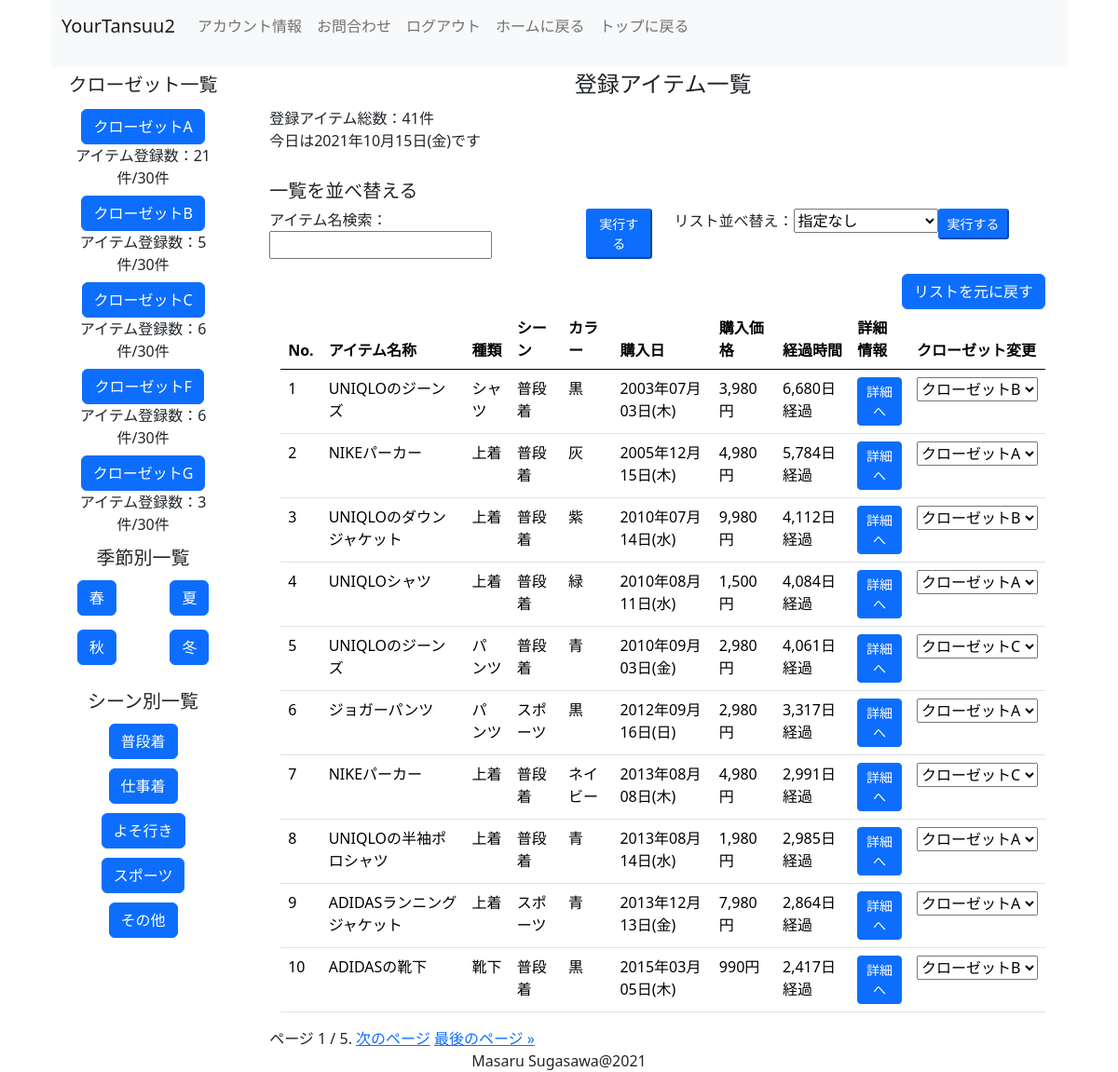
/contents/item-list/ (signed in), run on the app's committed database.
### item/models.py (models this page shows, shortened)
class Closet(models.Model):
    user = models.ForeignKey(settings.AUTH_USER_MODEL, verbose_name='ユーザー', on_delete=models.CASCADE,null=True)
    closet_name = models.CharField(verbose_name='クローゼット名', max_length=255)
    closet_memo = models.CharField(verbose_name='メモ', max_length=325)
    create_date = models.DateTimeField(verbose_name='作成日', auto_now_add=True)
    class Meta:
        ordering = ['closet_name']
    @property
    def item_count(self):
        item_count= Item.objects.filter(closet=self).count()
        return item_count

class Item(models.Model):
    user = models.ForeignKey(settings.AUTH_USER_MODEL, verbose_name='ユーザー', on_delete=models.CASCADE,null=True)
    data_id = models.AutoField(verbose_name = 'アイテムNo.', primary_key=True)
    item_type = models.CharField(verbose_name = 'アイテム種類', max_length=255, choices = ITEM_TYPE_CHOICES)
    season = models.CharField(verbose_name = '季節', max_length=10, choices = SEASON_CHOICES, default='spring')
    occasion = models.CharField(verbose_name = 'シーン', max_length=30, choices = OCCASION_CHOICES, default='daily_use')
    item_name = models.CharField(verbose_name = 'アイテム名称', max_length=300)
    item_color = models.CharField(verbose_name = 'アイテム色', max_length=20, choices = ITEM_COLOR_CHOICES, blank=True, null=True)
    item_brand = models.CharField(verbose_name = 'ブランド', max_length=150, blank=True,null=True)
    purchase_date = models.DateTimeField(verbose_name = '購入日', blank=True, null=True)
    pricing = models.IntegerField(verbose_name = '購入価格(円)', )
    purchase_place = models.CharField(verbose_name = '購入場所', max_length=255,blank=True,null=True)
    item_image = models.ImageField(verbose_name = 'アイテム画像', upload_to='images/closet', blank = True, null=True)
    memo = models.TextField(verbose_name = 'メモ', blank=True,null=True)
    favorite_level = models.IntegerField(verbose_name = 'お気に入り度', choices = FAVORITE_LEVEL_CHOICES, blank=True, null=True, default='1')
    item_importance = models.IntegerField(verbose_name = '大事さ', choices = ITEM_IMPORTANCE_CHOICES, blank=True, null=True, default='1')
    create_date = models.DateTimeField(verbose_name = '作成日', auto_now_add=True)
    update_date = models.DateTimeField(verbose_name = '更新日', auto_now=True)
    closet = models.ForeignKey(Closet, on_delete=models.PROTECT, null=True, default=None)
    class Meta:
        ordering = ['purchase_date']
    @property
    def aging_date(self):
        purchase_date = self.purchase_date
        gap_date = timezone.now() - purchase_date
        return (gap_date)

### item/views.py (the view, shortened to what this page needs)
# urls.py: path('item-list/', Itemlistview, name = 'item_list'),
@login_required
def Itemlistview(request):
    item_list = Item.objects.filter(user_id = request.user)
    search_form = SearchForm(request.GET or None)
    closet_list = [{ 'id':None, 'closet_name':'なし' }]+[{'id': obj.id, 'closet_name': obj.closet_name} for obj in Closet.objects.filter(user=request.user)]
    if request.GET.get('closet'):
        closet = request.GET['closet']
        item_list = item_list.filter(closet=closet)
    object_list = Closet.objects.filter(user_id = request.user)
    today = datetime.date.today()
    """import pdb;pdb.set_trace()"""
    paginator = Paginator(item_list, 10)
    page_number = request.GET.get('page')
    page_object = paginator.get_page(page_number)
    return render(request, 'contents/item_list.html', {
        'page_object': page_object, 'closet_list':closet_list,'today':today,'paginator':paginator,
        'search_form':search_form,'object_list':object_list
        })

### item/forms.py
class SearchForm(forms.Form):
    input_form = forms.CharField(max_length=100, label='検索',required=False)
    sort_form = forms.ChoiceField(
        choices = (
            ('','指定なし'),
            ('purchase_date','経過時間：古い順'),
            ('-purchase_date','経過時間:新しい順'),
            ('-pricing','購入価格:高い順'),
            ('pricing','購入価格:安い順'),
            ),
        label = '並べ替え',
        required=False,
        )

### item/templatetags/custom_pagination.py (called while the page is built)
@register.simple_tag
def url_replace(request, field, value):
    dict_ = request.GET.copy()
    dict_[field] = value
    return dict_.urlencode()

### templates/contents/item_list.html (shortened to what this page needs)
{% extends 'contents/base.html' %}
{% load django_bootstrap5 humanize custom_pagination %}
{% block content %}
<div class="container">
  <legend class="text_center space_bottom">登録アイテム一覧</legend>
  <div class="container" style="margin-bottom: 30px;">
    <h7>登録アイテム総数：{{ paginator.count }}件</h7><br>
    <h7>今日は{{ today | date:"Y年m月d日(D)" }}です</h7>
  </div>
  <div class="container">
    <h5 class="space_bottom">一覧を並べ替える</h5>
    <form method="GET">{% csrf_token %}
    <div class="row">
      <div class= "col">
        <div style="display:inline-flex">
          <label>アイテム名検索：{{ search_form.input_form }}</label>
          <p><button class="btn-sm btn-primary" type="submit">実行する</button></p>
        </div>
      </div>
      <div class="col">
        <div style="display:inline-flex">
        <label>リスト並べ替え：{{ search_form.sort_form }}</label>
        <p><button class="btn-sm btn-primary" type="submit">実行する</button></p>
        </div>
      </div>
    </form>
  </div>
  {% if page_object %}
  <div class="container">
    <div style="text-align: right;">
      <span><a href="{% url 'item_list' %}" class="btn btn-md btn-primary">リストを元に戻す</a></span>
    </div>
    <table class="table table-lg">
      <thead>
        <tr>
          <th>No.</th>
          <th>アイテム名称</th>
          <th>種類</th>
          <th>シーン</th>
          <th>カラー</th>
          <th>購入日</th>
          <th>購入価格</th>
          <th>経過時間</th>
          <th>詳細情報</th>
          <th>クローゼット変更</th>
        </tr>
      </thead>
      <tbody>
        {% for item in page_object %}
        <tr>
          <td>{{ forloop.counter0 | add:page_object.start_index }}</td>
          <td>{{ item.item_name}}</td>
          <td>{{ item.get_item_type_display }}</td>
          <td>{{ item.get_occasion_display }}</td>
          <td>{{ item.get_item_color_display}}</td>
          <td>{{ item.purchase_date| date:"Y年m月d日(D)" }}</td>
          <td>{{ item.pricing | intcomma }}円</td>
          <td>{{ item.aging_date.days | intcomma }}日経過</td>
          <td><a href="{% url 'item_detail' item.pk %}"button class="btn btn-sm btn-primary" type="submit">詳細へ</a></td>
          <td>
            <select class="closet_location" item_id = "{{ item.pk }}">
              {% for closet in closet_list %}
              <option value="{{ closet.id }}" {% if item.closet.id == closet.id %}selected{% endif %}>{{ closet.closet_name }}</option>
              {% endfor %}
            </select>
          </td>
        </tr>
        {% endfor %}
      </tbody>
      {% else %}
      <p>まだアイテムが登録されていません</p>
      {% endif %}
    </table>
  </div>
  <div class="pagination">
      <span class="step-links">
          <span class="current">
              ページ {{ page_object.number }} / {{ page_object.paginator.num_pages }}.
          </span>
          {% if page_object.has_next %}
              <a href="?{% url_replace request 'page' page_object.next_page_number %}">次のページ</a>
              <a href="?{% url_replace request 'page' page_object.paginator.num_pages %}">最後のページ &raquo;</a>
          {% endif %}
      </span>
  </div>
</div>
{% endblock content %}

### templates/contents/base.html (shortened to what this page needs)
{% extends 'base.html' %}
{% load django_bootstrap5 humanize custom_pagination static %}
{% block navbar %}
<header>
  <div class = "container">
    <nav class="navbar navbar-expand-lg navbar-light bg-light">
        <div class="container-fluid">
          <p><a class="navbar-brand" href="{% url 'home' %}">YourTansuu2</a></p>
          <div class="collapse navbar-collapse" id="navbarNav">
            <ul class="navbar-nav">
              <li class="nav-item">
                  <p><a class="nav-link" href="{% url 'user_information' request.user.pk %}">アカウント情報</a></p>
              </li>
              <li class="nav-item">
                <p><a class="nav-link" href="{% url 'inquiry_form' %}">お問合わせ</a></p>
              </li>
              <li class="nav-item">
                <p><a class="nav-link" href="{% url 'logout' %}">ログアウト</a></p>
              </li>
              <li class="nav-item">
                <p><a class="nav-link" href="{% url 'home' %}">ホームに戻る</a></p>
              </li>
              <li class="nav-item">
                <p><a class="nav-link" href="{% url 'top' %}">トップに戻る</a></p>
              </li>
            </ul>
          </div>
        </div>
    </nav>
  </div>
</header>
{% endblock navbar%}
{% block sidebar %}
<div class="container">
  <div class="container">
    <h5 class="space_top space_bottom">クローゼット一覧</h5>
    {% for item in object_list %}
    <label class="space_top"><button class="btn btn-md btn-primary" onclick="location.href='{% url 'item_list' %}?closet={{ item.pk }}'">{{ item.closet_name }}</button></label>
    <label>アイテム登録数：{{ item.item_count }}件/30件</label>
    {% endfor %}
  </div>
  <div class="container">
    <h5 style="margin-bottom: 12px; margin-top: 12px;">季節別一覧</h5>
    <div class="row row-cols-2">
      <div class="col" style="margin-bottom: 15px"><a class="btn btn-md btn-primary" href="#" role="button">春</a></div>
      <div class="col" style="margin-bottom: 15px"><a class="btn btn-md btn-primary" href="#" role="button">夏</a></div>
      <div class="col" style="margin-bottom: 15px"><a class="btn btn-md btn-primary" href="#" role="button">秋</a></div>
      <div class="col" style="margin-bottom: 15px"><a class="btn btn-md btn-primary" href="#" role="button">冬</a></div>
    </div>
  </div>
  <div class="container">
    <h5 style="margin-bottom: 12px; margin-top: 12px;">シーン別一覧</h5>
      <div class="col" style="margin-bottom: 10px"><a class="btn btn-md btn-primary" href="#" role="button">普段着</a></div>
      <div class="col" style="margin-bottom: 10px"><a class="btn btn-md btn-primary" href="#" role="button">仕事着</a></div>
      <div class="col" style="margin-bottom: 10px"><a class="btn btn-md btn-primary" href="#" role="button">よそ行き</a></div>
      <div class="col" style="margin-bottom: 10px"><a class="btn btn-md btn-primary" href="#" role="button">スポーツ</a></div>
      <div class="col" style="margin-bottom: 10px"><a class="btn btn-md btn-primary" href="#" role="button">その他</a></div>
  </div>
</div>
{% endblock sidebar %}

### static/account-static/style.css (style rules this page uses)
html { font-family: 'Open Sans', sans-serif; font-family: 'Noto Serif JP', serif; }
main .space_top { margin-top: 7px; }
main .space_bottom { margin-bottom: 7px; }
main .text_center { text-align: center; }

### data on the page
Closet: closet_name "クローゼットA", item_count "21"
Closet: closet_name "クローゼットB", item_count "5"
Closet: closet_name "クローゼットC", item_count "6"
Closet: closet_name "クローゼットF", item_count "6"
Closet: closet_name "クローゼットG", item_count "3"
Item: item_name "UNIQLOのジーンズ", item_type "シャツ", occasion "普段着", item_color "黒", purchase_date "2003年07月03日(木)", pricing "3,980", aging_date.days "6,680", closet+data_id "クローゼットB"
Item: item_name "NIKEパーカー", item_type "上着", occasion "普段着", item_color "灰", purchase_date "2005年12月15日(木)", pricing "4,980", aging_date.days "5,784", closet+data_id "クローゼットA"
Item: item_name "UNIQLOのダウンジャケット", item_type "上着", occasion "普段着", item_color "紫", purchase_date "2010年07月14日(水)", pricing "9,980", aging_date.days "4,112", closet+data_id "クローゼットB"
Item: item_name "UNIQLOシャツ", item_type "上着", occasion "普段着", item_color "緑", purchase_date "2010年08月11日(水)", pricing "1,500", aging_date.days "4,084", closet+data_id "クローゼットA"
Item: item_name "UNIQLOのジーンズ", item_type "パンツ", occasion "普段着", item_color "青", purchase_date "2010年09月03日(金)", pricing "2,980", aging_date.days "4,061", closet+data_id "クローゼットC"
Item: item_name "ジョガーパンツ", item_type "パンツ", occasion "スポーツ", item_color "黒", purchase_date "2012年09月16日(日)", pricing "2,980", aging_date.days "3,317", closet+data_id "クローゼットA"
Item: item_name "NIKEパーカー", item_type "上着", occasion "普段着", item_color "ネイビー", purchase_date "2013年08月08日(木)", pricing "4,980", aging_date.days "2,991", closet+data_id "クローゼットC"
Item: item_name "UNIQLOの半袖ポロシャツ", item_type "上着", occasion "普段着", item_color "青", purchase_date "2013年08月14日(水)", pricing "1,980", aging_date.days "2,985", closet+data_id "クローゼットA"
Item: item_name "ADIDASランニングジャケット", item_type "上着", occasion "スポーツ", item_color "青", purchase_date "2013年12月13日(金)", pricing "7,980", aging_date.days "2,864", closet+data_id "クローゼットA"
Item: item_name "ADIDASの靴下", item_type "靴下", occasion "普段着", item_color "黒", purchase_date "2015年03月05日(木)", pricing "990", aging_date.days "2,417", closet+data_id "クローゼットB"

### other printed values
{{ paginator.count }} "41"
{{ page_object.number }} "1"
{{ page_object.paginator.num_pages }} "5"
